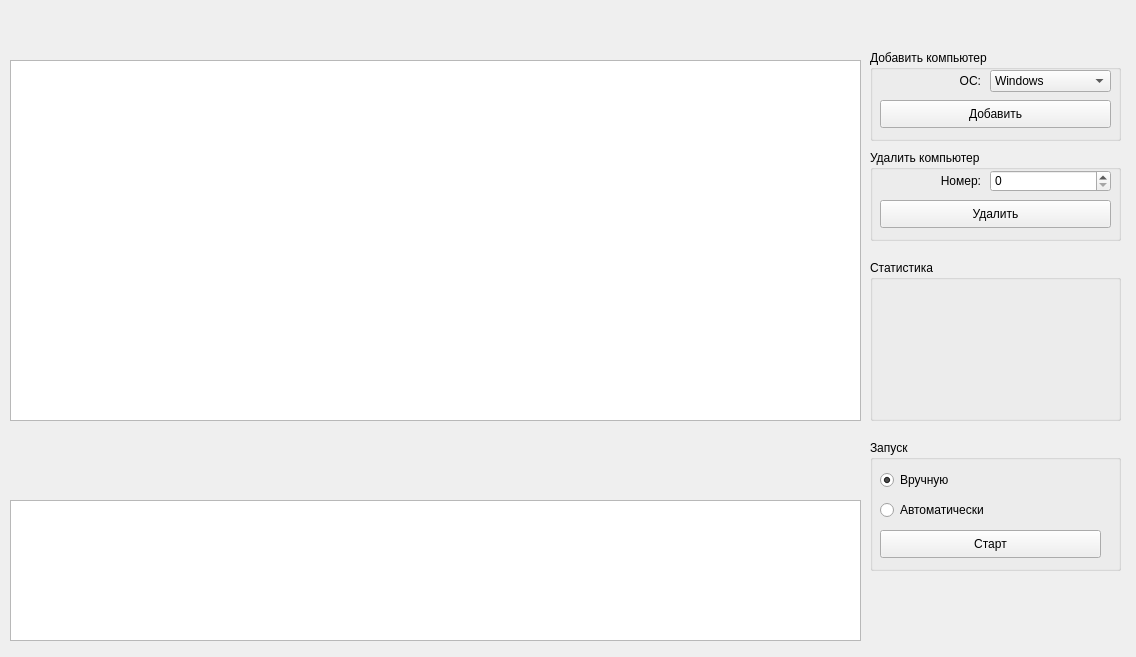
<?xml version="1.0" encoding="UTF-8"?>
<ui version="4.0">
 <class>Widget</class>
 <widget class="QWidget" name="Widget">
  <property name="geometry">
   <rect>
    <x>0</x>
    <y>0</y>
    <width>1136</width>
    <height>657</height>
   </rect>
  </property>
  <property name="windowTitle">
   <string>Widget</string>
  </property>
  <widget class="QTableWidget" name="tableNetwork">
   <property name="geometry">
    <rect>
     <x>10</x>
     <y>60</y>
     <width>851</width>
     <height>361</height>
    </rect>
   </property>
   <property name="rowCount">
    <number>0</number>
   </property>
   <property name="columnCount">
    <number>0</number>
   </property>
  </widget>
  <widget class="QTableWidget" name="tableStatus">
   <property name="geometry">
    <rect>
     <x>10</x>
     <y>500</y>
     <width>851</width>
     <height>141</height>
    </rect>
   </property>
   <property name="rowCount">
    <number>2</number>
   </property>
   <property name="columnCount">
    <number>0</number>
   </property>
   <attribute name="verticalHeaderVisible">
    <bool>false</bool>
   </attribute>
   <attribute name="verticalHeaderCascadingSectionResizes">
    <bool>false</bool>
   </attribute>
   <attribute name="verticalHeaderDefaultSectionSize">
    <number>50</number>
   </attribute>
   <row/>
   <row/>
  </widget>
  <widget class="QGroupBox" name="addGroupBox">
   <property name="geometry">
    <rect>
     <x>870</x>
     <y>50</y>
     <width>251</width>
     <height>91</height>
    </rect>
   </property>
   <property name="title">
    <string>Добавить компьютер</string>
   </property>
   <widget class="QComboBox" name="osComboBox">
    <property name="geometry">
     <rect>
      <x>120</x>
      <y>20</y>
      <width>121</width>
      <height>22</height>
     </rect>
    </property>
    <item>
     <property name="text">
      <string>Windows</string>
     </property>
    </item>
    <item>
     <property name="text">
      <string>MacOS</string>
     </property>
    </item>
    <item>
     <property name="text">
      <string>Ubuntu</string>
     </property>
    </item>
    <item>
     <property name="text">
      <string>VasyaOS</string>
     </property>
    </item>
   </widget>
   <widget class="QLabel" name="osLabel">
    <property name="geometry">
     <rect>
      <x>10</x>
      <y>20</y>
      <width>101</width>
      <height>21</height>
     </rect>
    </property>
    <property name="text">
     <string>ОС:</string>
    </property>
    <property name="alignment">
     <set>Qt::AlignRight|Qt::AlignTrailing|Qt::AlignVCenter</set>
    </property>
    <property name="buddy">
     <cstring>osComboBox</cstring>
    </property>
   </widget>
   <widget class="QPushButton" name="addButton">
    <property name="geometry">
     <rect>
      <x>10</x>
      <y>50</y>
      <width>231</width>
      <height>28</height>
     </rect>
    </property>
    <property name="text">
     <string>Добавить</string>
    </property>
   </widget>
  </widget>
  <widget class="QGroupBox" name="remGroupBox">
   <property name="geometry">
    <rect>
     <x>870</x>
     <y>150</y>
     <width>251</width>
     <height>91</height>
    </rect>
   </property>
   <property name="title">
    <string>Удалить компьютер</string>
   </property>
   <widget class="QLabel" name="numLabel">
    <property name="geometry">
     <rect>
      <x>10</x>
      <y>20</y>
      <width>101</width>
      <height>21</height>
     </rect>
    </property>
    <property name="text">
     <string>Номер:</string>
    </property>
    <property name="alignment">
     <set>Qt::AlignRight|Qt::AlignTrailing|Qt::AlignVCenter</set>
    </property>
    <property name="buddy">
     <cstring>osComboBox</cstring>
    </property>
   </widget>
   <widget class="QPushButton" name="removeButton">
    <property name="geometry">
     <rect>
      <x>10</x>
      <y>50</y>
      <width>231</width>
      <height>28</height>
     </rect>
    </property>
    <property name="text">
     <string>Удалить</string>
    </property>
   </widget>
   <widget class="QSpinBox" name="numSpinBox">
    <property name="geometry">
     <rect>
      <x>120</x>
      <y>20</y>
      <width>121</width>
      <height>22</height>
     </rect>
    </property>
   </widget>
  </widget>
  <widget class="QGroupBox" name="statGroupBox">
   <property name="geometry">
    <rect>
     <x>870</x>
     <y>260</y>
     <width>251</width>
     <height>161</height>
    </rect>
   </property>
   <property name="title">
    <string>Статистика</string>
   </property>
  </widget>
  <widget class="QGroupBox" name="groupBox">
   <property name="geometry">
    <rect>
     <x>870</x>
     <y>440</y>
     <width>251</width>
     <height>131</height>
    </rect>
   </property>
   <property name="title">
    <string>Запуск</string>
   </property>
   <widget class="QRadioButton" name="manualRadioButton">
    <property name="geometry">
     <rect>
      <x>10</x>
      <y>30</y>
      <width>95</width>
      <height>20</height>
     </rect>
    </property>
    <property name="text">
     <string>Вручную</string>
    </property>
    <property name="checked">
     <bool>true</bool>
    </property>
   </widget>
   <widget class="QRadioButton" name="autoRadioButton">
    <property name="geometry">
     <rect>
      <x>10</x>
      <y>60</y>
      <width>121</width>
      <height>20</height>
     </rect>
    </property>
    <property name="text">
     <string>Автоматически</string>
    </property>
   </widget>
   <widget class="QPushButton" name="startButton">
    <property name="geometry">
     <rect>
      <x>10</x>
      <y>90</y>
      <width>221</width>
      <height>28</height>
     </rect>
    </property>
    <property name="text">
     <string>Старт</string>
    </property>
   </widget>
  </widget>
 </widget>
 <layoutdefault spacing="6" margin="11"/>
 <resources/>
 <connections/>
</ui>
